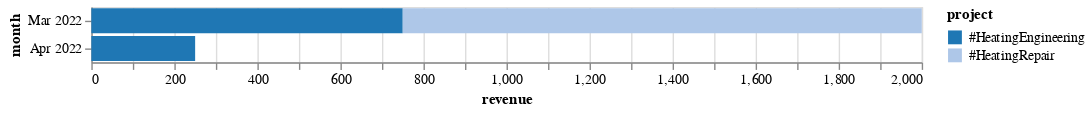

Here is the notebook cell this chart was saved with:
### Code cell
controller.eval_time_planning(
    my_planning_calendar,
    by=("month", "project"),
)

### Figure 1 — Vega-Lite specification as saved in the notebook (floating-point values rounded to 4 significant figures)
{"config": {"range": {"category": {"scheme": "category20"}}}, "data": {"name": "data-f44cb9b463ea075e6d65962e14fbcf06"}, "mark": "bar", "encoding": {"color": {"type": "nominal", "field": "project"}, "x": {"type": "quantitative", "field": "revenue"}, "y": {"type": "ordinal", "axis": {"title": "month"}, "field": "month_end", "timeUnit": "yearmonth"}}, "width": 600, "$schema": "https://vega.github.io/schema/vega-lite/v4.8.1.json", "datasets": {"data-f44cb9b463ea075e6d65962e14fbcf06": [{"project": "#HeatingEngineering", "month_end": "2022-03-31T00:00:00+02:00", "revenue": 750.0}, {"project": "#HeatingEngineering", "month_end": "2022-04-30T00:00:00+02:00", "revenue": 250.0}, {"project": "#HeatingRepair", "month_end": "2022-03-31T00:00:00+02:00", "revenue": 1250.0}]}}
